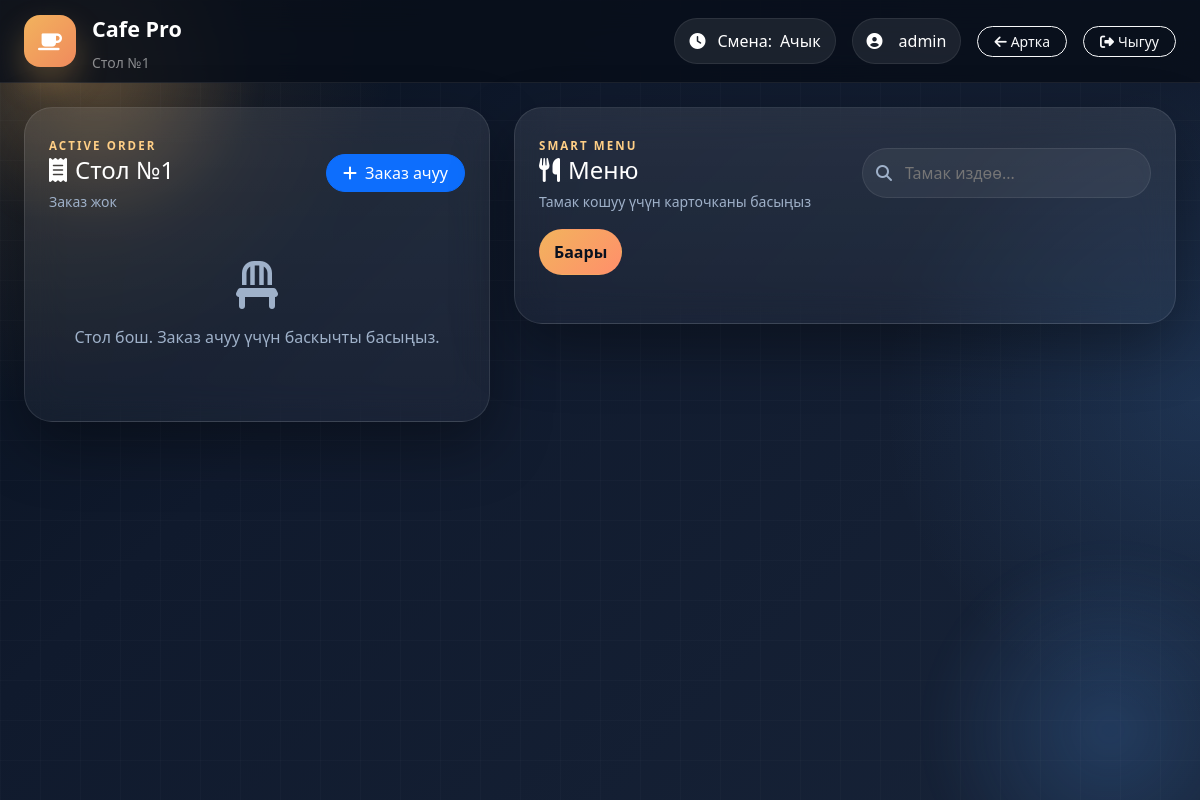
Before: /table/1/ (signed in) with the older database file.
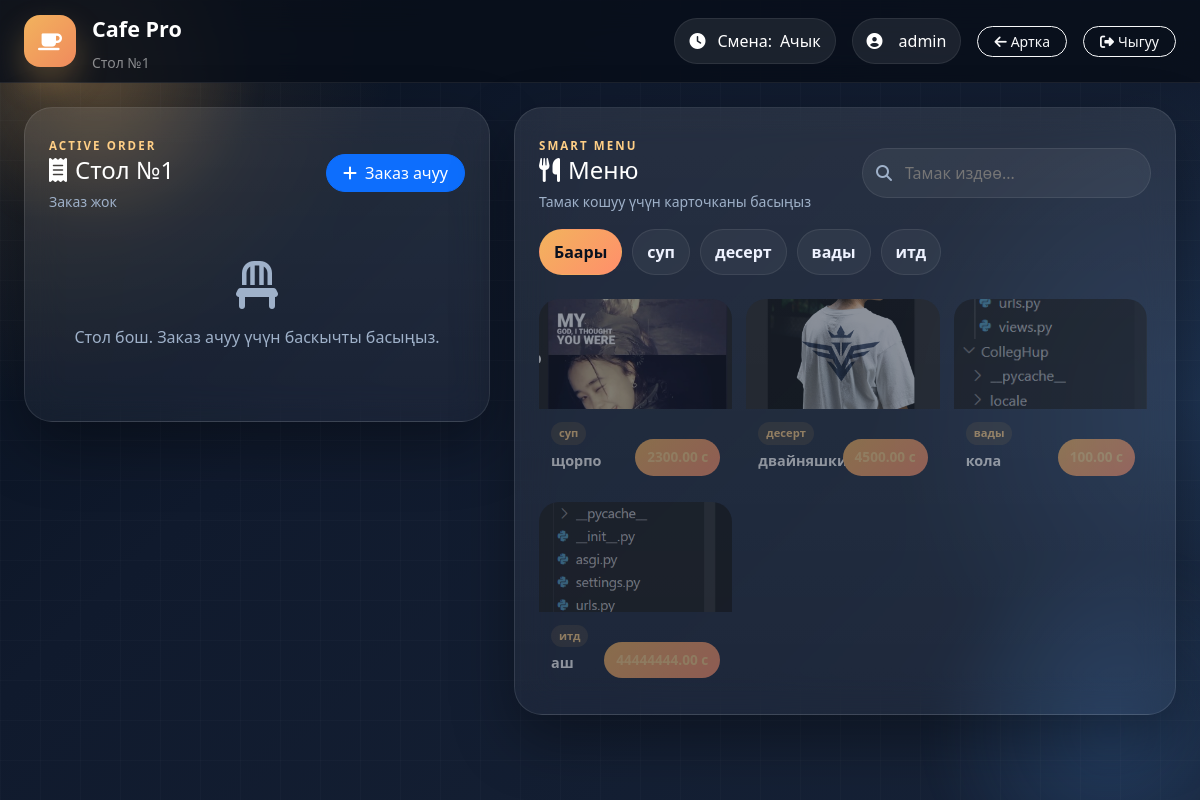
After: the same page with the newer database file.
### cafe/models.py (models this page shows, shortened)
class Category(models.Model):
    name = models.CharField(max_length=100)          # Категория аты

class MenuItem(models.Model):
    category = models.ForeignKey(Category, on_delete=models.CASCADE)
    name = models.CharField(max_length=200)          # Тамактын аты
    price = models.DecimalField(max_digits=10, decimal_places=2)  # Баасы
    image = models.ImageField(upload_to='menu/', blank=True, null=True)
    is_available = models.BooleanField(default=True) # Бар/Жок

### cafe/views.py (the view, shortened to what this page needs)
# urls.py: path('table/<int:table_id>/', views.table_detail, name='table_detail'),
@login_required
def table_detail(request, table_id):
    table = get_object_or_404(Table, id=table_id)
    active_order = Order.objects.filter(table=table, status='open').first()
    menu_items = MenuItem.objects.all()
    categories = Category.objects.all()
    active_shift = Shift.objects.filter(status='open').first()
    context = {
        'table': table,
        'active_order': active_order,
        'order_items': active_order.orderitem_set.all() if active_order else [],
        'order_total': active_order.total() if active_order else 0,
        'menu_items': menu_items,
        'categories': categories,
        'active_shift': active_shift,
    }
    return render(request, 'table_detail.html', context)

### templates/table_detail.html (shortened to what the changed rows need)
{% load static %}
<!DOCTYPE html>
<html lang="ky">
<head>
    <link href="https://cdn.jsdelivr.net/npm/bootstrap@5.3.0/dist/css/bootstrap.min.css" rel="stylesheet">
    <link rel="stylesheet" href="https://cdnjs.cloudflare.com/ajax/libs/font-awesome/6.4.0/css/all.min.css">
    <link rel="stylesheet" href="{% static 'css/style.css' %}">
</head>
<body>
    <div class="bg-orb orb-1"></div>
    <div class="bg-orb orb-2"></div>
    <div class="bg-grid"></div>
    <nav class="navbar navbar-expand-lg premium-navbar px-3 px-lg-4">
        <div class="container-fluid p-0">
        </div>
    </nav>
    <main class="container-fluid px-3 px-lg-4 py-4">
        <section class="row g-4">
            <div class="col-xl-7">
                <div class="glass-card panel-card">
                    <div class="menu-filters mt-3">
                        <button class="filter-chip active" onclick="filterMenu('all', this)">Баары</button>
                        {% for cat in categories %}
                        <button class="filter-chip" onclick="filterMenu('{{ cat.name }}', this)">{{ cat.name }}</button>
                        {% endfor %}
                    </div>
                    <div class="menu-grid mt-4">
                        {% for item in menu_items %}
                        {% if item.is_available %}
                        <form method="POST" class="menu-card-form">
                            <button type="submit" class="menu-card w-100 text-start border-0 bg-transparent"
                                data-category="{{ item.category.name }}"
                                {% if not active_order %}disabled title="Алдын заказ ачыңыз"{% endif %}>
                                {% if item.image %}
                                <img src="{{ item.image.url }}" alt="{{ item.name }}">
                                {% else %}
                                <div class="menu-no-image"><i class="fas fa-utensils"></i></div>
                                {% endif %}
                                <div class="menu-card-body">
                                    <span class="menu-cat-badge">{{ item.category.name }}</span>
                                    <div class="menu-name">{{ item.name }}</div>
                                    <div class="menu-price">{{ item.price }} с</div>
                                </div>
                            </button>
                        </form>
                        {% endif %}
                        {% endfor %}
                    </div>
                </div>
            </div>
        </section>
    </main>
</body>
</html>

Changed rows visible on the page:
added Category: name "суп"
added Category: name "десерт"
added Category: name "вады"
added Category: name "итд"
added MenuItem: image (picture), category.name "суп", name "щорпо"
added MenuItem: image (picture), category.name "десерт", name "двайняшки", price "4500.00"
added MenuItem: image (picture), category.name "вады", name "кола", price "100.00"
added MenuItem: image (picture), category.name "итд", name "аш", price "44444444.00"
